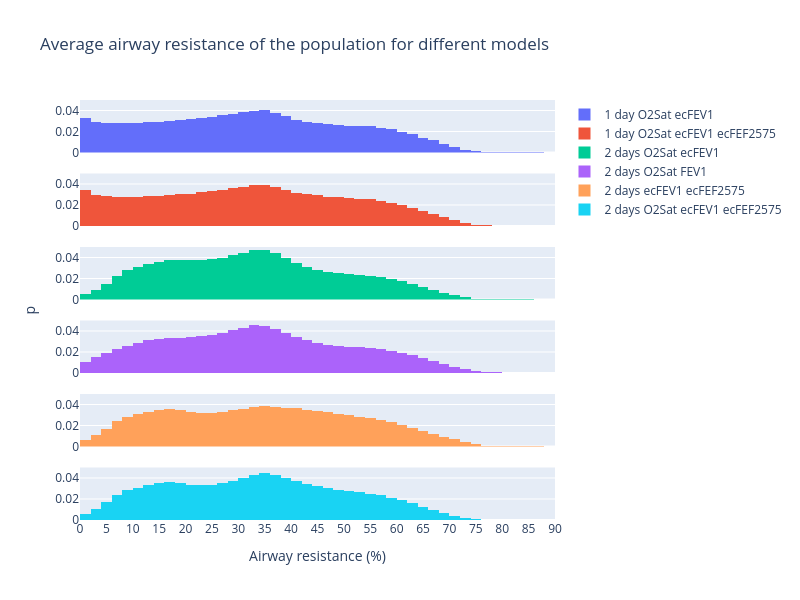

Write notebook code for a chart like this one.
### Code cell
xbins = 0.1
method = "1 sigma interpercentile range"
xbins = 0.2
xrange = [0, 30]
method = "2 sigma interpercentile range"
xbins = 0.4
xrange = [0, 50]
# method = "3 sigma interpercentile range"
# xbins = 0.4
# xrange = [0, 70]

title = f"Average airway resistance of the population for different models"

fig = make_subplots(rows=6, cols=1, shared_xaxes=True, y_title="p")

# Y axis title font size
fig.layout.annotations[0]["font"] = {"size": 14}

# Add histogram
ih.plot_histogram(
    fig, AR, avg_ar_o2_fev1, AR.a, AR.b, 1, 1, name="1 day O2Sat ecFEV1", annot=False
)
ih.plot_histogram(
    fig,
    AR,
    avg_ar_o2_fev1_fef2575,
    AR.a,
    AR.b,
    2,
    1,
    name="1 day O2Sat ecFEV1 ecFEF2575",
    annot=False,
)
ih.plot_histogram(
    fig,
    AR,
    avg_ar_2days_o2sat_ecfev1,
    AR.a,
    AR.b,
    3,
    1,
    name="2 days O2Sat ecFEV1",
    annot=False,
)
ih.plot_histogram(
    fig,
    AR,
    avg_ar_2days_o2sat_fev1,
    AR.a,
    AR.b,
    4,
    1,
    name="2 days O2Sat FEV1",
    annot=False,
)
ih.plot_histogram(
    fig,
    AR,
    avg_ar_2days_ecfev1_ecfef2575,
    AR.a,
    AR.b,
    5,
    1,
    name="2 days ecFEV1 ecFEF2575",
    annot=False,
)
ih.plot_histogram(
    fig,
    AR,
    avg_ar_2days_o2sat_ecfev1_ecfef2575,
    AR.a,
    AR.b,
    6,
    1,
    name="2 days O2Sat ecFEV1 ecFEF2575",
    annot=False,
)

# Add x axis xrange
fig.update_xaxes(title=f"Airway resistance (%)", row=6, col=1)
# Set y axis range
fig.update_yaxes(range=[0, 0.05])

fig.update_layout(title=title, height=600, width=800)
fig.show()

fig.write_image(f"{dh.get_path_to_main()}/PlotsBreathe/AR_modelling/{title}.pdf")

### Figure 1 — Plotly figure (JSON) as saved in the notebook; plotly's stock layout.template omitted (floating-point values rounded to 4 significant figures)
{"data": [{"histfunc": "sum", "name": "1 day O2Sat ecFEV1", "type": "histogram", "x": [0, 2, 4, 6, 8, 10, 12, 14, 16, 18, 20, 22, 24, 26, 28, 30, 32, 34, 36, 38, 40, 42, 44, 46, 48, 50, 52, 54, 56, 58, 60, 62, 64, 66, 68, 70, 72, 74, 76, 78, 80, 82, 84, 86, 88], "xaxis": "x", "xbins": {"end": 90, "size": 2, "start": 0}, "y": [0.033, 0.02943, 0.02846, 0.02814, 0.02807, 0.02822, 0.02859, 0.02914, 0.02984, 0.03069, 0.03165, 0.03277, 0.03404, 0.03546, 0.03696, 0.03849, 0.03997, 0.04014, 0.03776, 0.03437, 0.03142, 0.02947, 0.02791, 0.02672, 0.02598, 0.0256, 0.02535, 0.02481, 0.02353, 0.022, 0.01986, 0.01722, 0.01408, 0.01148, 0.008352, 0.005455, 0.002824, 0.001154, 0.0004897, 0.0003832, 0.0003779, 0.0002559, 7.898e-05, 6.091e-06, 4.488e-08], "yaxis": "y"}, {"histfunc": "sum", "name": "1 day O2Sat ecFEV1 ecFEF2575", "type": "histogram", "x": [0, 2, 4, 6, 8, 10, 12, 14, 16, 18, 20, 22, 24, 26, 28, 30, 32, 34, 36, 38, 40, 42, 44, 46, 48, 50, 52, 54, 56, 58, 60, 62, 64, 66, 68, 70, 72, 74, 76, 78, 80, 82, 84, 86, 88], "xaxis": "x2", "xbins": {"end": 90, "size": 2, "start": 0}, "y": [0.03473, 0.02996, 0.02855, 0.02799, 0.02775, 0.02784, 0.0282, 0.0287, 0.02935, 0.03009, 0.03095, 0.03195, 0.03315, 0.03448, 0.03595, 0.03743, 0.03899, 0.03933, 0.03729, 0.03428, 0.03171, 0.03025, 0.02914, 0.028, 0.0272, 0.02667, 0.0261, 0.02535, 0.0239, 0.02228, 0.02009, 0.01736, 0.01408, 0.01144, 0.008321, 0.005456, 0.002801, 0.00116, 0.0005467, 0.0004222, 0.000416, 0.0002393, 8.606e-05, 1.672e-05, 2.061e-08], "yaxis": "y2"}, {"histfunc": "sum", "name": "2 days O2Sat ecFEV1", "type": "histogram", "x": [0, 2, 4, 6, 8, 10, 12, 14, 16, 18, 20, 22, 24, 26, 28, 30, 32, 34, 36, 38, 40, 42, 44, 46, 48, 50, 52, 54, 56, 58, 60, 62, 64, 66, 68, 70, 72, 74, 76, 78, 80, 82, 84, 86, 88], "xaxis": "x3", "xbins": {"end": 90, "size": 2, "start": 0}, "y": [0.005545, 0.009476, 0.01522, 0.02264, 0.0278, 0.03118, 0.03369, 0.03588, 0.03751, 0.03797, 0.03731, 0.03724, 0.0381, 0.0398, 0.04197, 0.04438, 0.04687, 0.04753, 0.0441, 0.0391, 0.0351, 0.03128, 0.02852, 0.02663, 0.02538, 0.02444, 0.02371, 0.02284, 0.0213, 0.01947, 0.01724, 0.01475, 0.01194, 0.009395, 0.006561, 0.003996, 0.001943, 0.0007947, 0.0004043, 0.0003643, 0.000347, 0.0002205, 6.35e-05, 4.452e-06, 2.891e-08], "yaxis": "y3"}, {"histfunc": "sum", "name": "2 days O2Sat FEV1", "type": "histogram", "x": [0, 2, 4, 6, 8, 10, 12, 14, 16, 18, 20, 22, 24, 26, 28, 30, 32, 34, 36, 38, 40, 42, 44, 46, 48, 50, 52, 54, 56, 58, 60, 62, 64, 66, 68, 70, 72, 74, 76, 78, 80, 82, 84, 86, 88], "xaxis": "x4", "xbins": {"end": 90, "size": 2, "start": 0}, "y": [0.0107, 0.01547, 0.01915, 0.02271, 0.02588, 0.0287, 0.03109, 0.03278, 0.03342, 0.03358, 0.03412, 0.03516, 0.03665, 0.03847, 0.04078, 0.04329, 0.04545, 0.04518, 0.04211, 0.03803, 0.03428, 0.0314, 0.02897, 0.02706, 0.02572, 0.02491, 0.02433, 0.02364, 0.02253, 0.02119, 0.01929, 0.0169, 0.01407, 0.01143, 0.00842, 0.005715, 0.003356, 0.001767, 0.0009111, 0.0005475, 0.0004036, 0.0002707, 0.0001174, 3.324e-05, 4.21e-06], "yaxis": "y4"}, {"histfunc": "sum", "name": "2 days ecFEV1 ecFEF2575", "type": "histogram", "x": [0, 2, 4, 6, 8, 10, 12, 14, 16, 18, 20, 22, 24, 26, 28, 30, 32, 34, 36, 38, 40, 42, 44, 46, 48, 50, 52, 54, 56, 58, 60, 62, 64, 66, 68, 70, 72, 74, 76, 78, 80, 82, 84, 86, 88], "xaxis": "x5", "xbins": {"end": 90, "size": 2, "start": 0}, "y": [0.006116, 0.01063, 0.0168, 0.02403, 0.0282, 0.03083, 0.03311, 0.035, 0.03566, 0.03496, 0.0331, 0.03202, 0.03217, 0.03314, 0.03444, 0.03592, 0.03741, 0.03839, 0.03788, 0.03705, 0.03656, 0.03497, 0.03368, 0.03241, 0.03093, 0.0296, 0.02843, 0.02719, 0.02553, 0.02335, 0.02077, 0.018, 0.01498, 0.01207, 0.009277, 0.00678, 0.004423, 0.002126, 0.0006349, 0.0003173, 0.0004224, 0.0004274, 0.0002316, 4.473e-05, 2.308e-06], "yaxis": "y5"}, {"histfunc": "sum", "name": "2 days O2Sat ecFEV1 ecFEF2575", "type": "histogram", "x": [0, 2, 4, 6, 8, 10, 12, 14, 16, 18, 20, 22, 24, 26, 28, 30, 32, 34, 36, 38, 40, 42, 44, 46, 48, 50, 52, 54, 56, 58, 60, 62, 64, 66, 68, 70, 72, 74, 76, 78, 80, 82, 84, 86, 88], "xaxis": "x6", "xbins": {"end": 90, "size": 2, "start": 0}, "y": [0.006117, 0.01063, 0.0168, 0.02404, 0.02822, 0.03088, 0.03319, 0.03513, 0.03588, 0.03532, 0.03368, 0.03291, 0.03352, 0.03513, 0.03734, 0.04007, 0.04325, 0.04513, 0.04324, 0.03995, 0.03719, 0.03414, 0.03195, 0.03035, 0.02887, 0.02765, 0.02651, 0.0252, 0.02341, 0.02141, 0.01889, 0.016, 0.01266, 0.009817, 0.006787, 0.004173, 0.002043, 0.0008557, 0.0004611, 0.0004366, 0.000396, 0.0002322, 9.527e-05, 1.587e-05, 1.84e-08], "yaxis": "y6"}], "layout": {"annotations": [{"font": {"size": 14}, "showarrow": false, "text": "p", "textangle": -90, "x": 0, "xanchor": "right", "xref": "paper", "xshift": -40, "y": 0.5, "yanchor": "middle", "yref": "paper"}], "height": 600, "title": {"text": "Average airway resistance of the population for different models"}, "width": 800, "xaxis": {"anchor": "y", "domain": [0, 1], "matches": "x6", "nticks": 20, "range": [0, 90], "showticklabels": false, "title": {}}, "xaxis2": {"anchor": "y2", "domain": [0, 1], "matches": "x6", "nticks": 20, "range": [0, 90], "showticklabels": false, "title": {}}, "xaxis3": {"anchor": "y3", "domain": [0, 1], "matches": "x6", "nticks": 20, "range": [0, 90], "showticklabels": false, "title": {}}, "xaxis4": {"anchor": "y4", "domain": [0, 1], "matches": "x6", "nticks": 20, "range": [0, 90], "showticklabels": false, "title": {}}, "xaxis5": {"anchor": "y5", "domain": [0, 1], "matches": "x6", "nticks": 20, "range": [0, 90], "showticklabels": false, "title": {}}, "xaxis6": {"anchor": "y6", "domain": [0, 1], "nticks": 20, "range": [0, 90], "title": {"text": "Airway resistance (%)"}}, "yaxis": {"anchor": "x", "domain": [0.875, 1], "range": [0, 0.05]}, "yaxis2": {"anchor": "x2", "domain": [0.7, 0.825], "range": [0, 0.05]}, "yaxis3": {"anchor": "x3", "domain": [0.525, 0.65], "range": [0, 0.05]}, "yaxis4": {"anchor": "x4", "domain": [0.35, 0.475], "range": [0, 0.05]}, "yaxis5": {"anchor": "x5", "domain": [0.175, 0.3], "range": [0, 0.05]}, "yaxis6": {"anchor": "x6", "domain": [0, 0.125], "range": [0, 0.05]}}}
